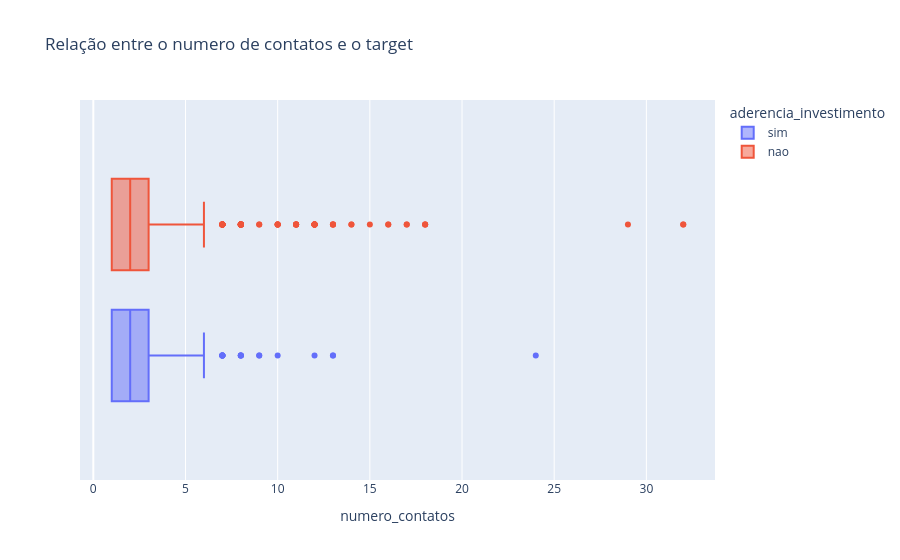

Write notebook code for a chart like this one.
### Code cell
px.box(df , x = 'numero_contatos', color= 'aderencia_investimento', title= "Relação entre o numero de contatos e o target")

### Figure 1 — Plotly figure (JSON) as saved in the notebook; plotly's stock layout.template omitted (floating-point values rounded to 4 significant figures; data arrays with more than 128 entries replaced by an {"elided": "..."} marker saying what was removed)
{"data": [{"alignmentgroup": "True", "hovertemplate": "aderencia_investimento=sim<br>numero_contatos=%{x}<extra></extra>", "legendgroup": "sim", "marker": {"color": "#636efa"}, "name": "sim", "notched": false, "offsetgroup": "sim", "orientation": "h", "showlegend": true, "type": "box", "x": {"elided": "502 int values"}, "x0": " ", "xaxis": "x", "y0": " ", "yaxis": "y"}, {"alignmentgroup": "True", "hovertemplate": "aderencia_investimento=nao<br>numero_contatos=%{x}<extra></extra>", "legendgroup": "nao", "marker": {"color": "#EF553B"}, "name": "nao", "notched": false, "offsetgroup": "nao", "orientation": "h", "showlegend": true, "type": "box", "x": {"elided": "766 int values"}, "x0": " ", "xaxis": "x", "y0": " ", "yaxis": "y"}], "layout": {"boxmode": "group", "legend": {"title": {"text": "aderencia_investimento"}, "tracegroupgap": 0}, "title": {"text": "Relação entre o numero de contatos e o target"}, "xaxis": {"anchor": "y", "domain": [0, 1], "title": {"text": "numero_contatos"}}, "yaxis": {"anchor": "x", "domain": [0, 1]}}}
